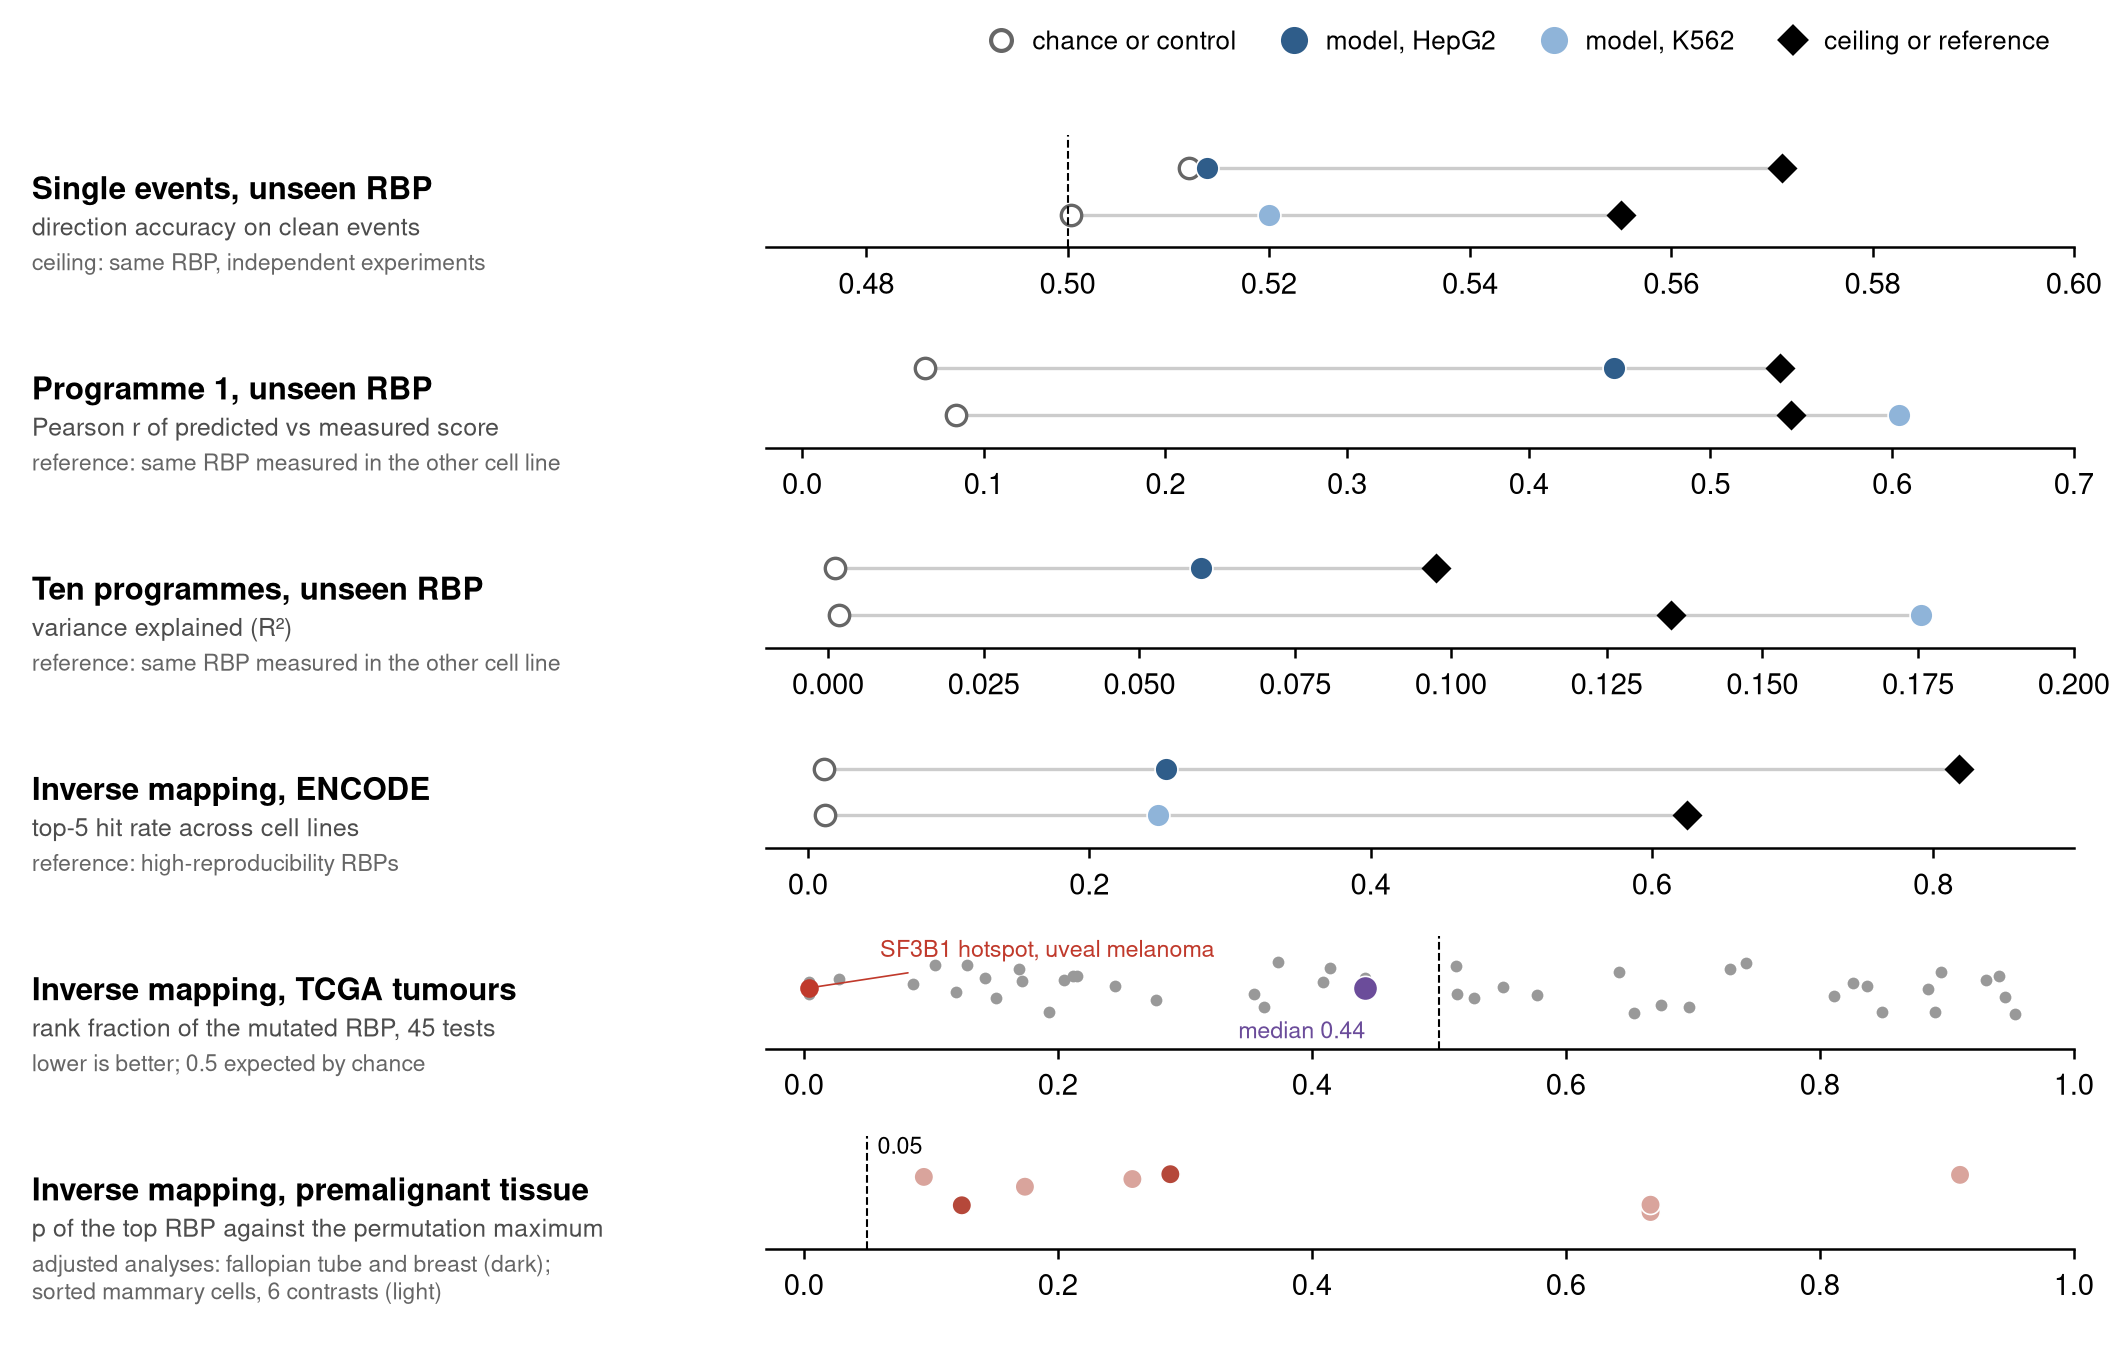

Here is the Python script that generated this plot:
"""Ladder figure: for each task the chance level or control, the model, and the ceiling or reference, on the task's own scale.
Sources: event level 13_model/benchmark/master_table.tsv (v3 deep, v3 shuffled RBP) and 13_model/clean_ceiling_cross_run.tsv (same-RBP independent
experiments, mean sign_agree); programme level 13_model/programme/results_summary_final.tsv (set seq_net, ridge; permuted 95th percentile; oracle =
same RBP measured in the other cell line); ENCODE retrieval 14_inverse/h3_encode_summary.tsv (setting cross); TCGA 14_inverse/h3_tcga_tests.tsv
(tests with the mutated gene in the dictionary); premalignant cohorts 14_inverse/h4_summary.tsv and h4new_summary.tsv (adjusted analyses)."""
import numpy as np, pandas as pd
from _style import *
from matplotlib.lines import Line2D
M = pd.read_csv(f"{PB}/13_model/benchmark/master_table.tsv", sep="\t").set_index(["model", "cell_line"]).sign_acc; C = pd.read_csv(f"{PB}/13_model/clean_ceiling_cross_run.tsv", sep="\t").groupby("cell_line").sign_agree.mean()
S = pd.read_csv(f"{PB}/13_model/programme/results_summary_final.tsv", sep="\t").set_index(["cell", "set", "method"]); E = pd.read_csv(f"{PB}/14_inverse/h3_encode_summary.tsv", sep="\t"); E = E[E.setting == "cross"].set_index(["query_cell", "repro_class"])
T = pd.read_csv(f"{PB}/14_inverse/h3_tcga_tests.tsv", sep="\t"); T = T[T.gene_rank.notna()].copy(); T["frac"] = T.gene_rank / T.n_rbps
H = pd.read_csv(f"{PB}/14_inverse/h4_summary.tsv", sep="\t"); H = H[H.adjustment == "adjusted"]; N = pd.read_csv(f"{PB}/14_inverse/h4new_summary.tsv", sep="\t"); N = N[N.contrast.str.startswith("GSE182338") & N.contrast.str.endswith("_adjusted")]
rows = [("Single events, unseen RBP", "direction accuracy on clean events", (0.47, 0.60), {c: (M[("v3 shuffled RBP", c)], M[("v3 deep", c)], C[c]) for c in CELLS}, 0.5),
        ("Programme 1, unseen RBP", "Pearson r of predicted vs measured score", (-0.02, 0.70), {c: (S.loc[(c, "seq_net", "ridge"), "r1_perm_p95"], S.loc[(c, "seq_net", "ridge"), "r1"], S.loc[(c, "oracle_other_cell", "-"), "r1"]) for c in CELLS}, None),
        ("Ten programmes, unseen RBP", "variance explained (R²)", (-0.01, 0.20), {c: (S.loc[(c, "seq_net", "ridge"), "r2_sub_perm_p95"], S.loc[(c, "seq_net", "ridge"), "r2_sub"], S.loc[(c, "oracle_other_cell", "-"), "r2_sub"]) for c in CELLS}, None),
        ("Inverse mapping, ENCODE", "top-5 hit rate across cell lines", (-0.03, 0.90), {c: (E.loc[(c, "all"), "expected_top5"], E.loc[(c, "all"), "top5"], E.loc[(c, "high"), "top5"]) for c in CELLS}, None)]
fig = plt.figure(figsize=(7.09, 4.5)); n = len(rows) + 2; L, R, top, bot = 0.36, 0.975, 0.92, 0.03; hgt = (top - bot) / n
for i, (name, sub, xl, vals, chance) in enumerate(rows):
    ax = fig.add_axes([L, top - (i + 1) * hgt + 0.045, R - L, hgt - 0.065]); ax.set_ylim(-0.6, 0.6); ax.set_yticks([]); ax.spines["left"].set_visible(False); ax.set_xlim(*xl)
    for j, c in enumerate(CELLS):
        y = 0.25 - 0.5 * j; ctl, mod, ceil = vals[c]; ax.plot([min(ctl, mod, ceil), max(ctl, mod, ceil)], [y, y], color="0.8", lw=0.8, zorder=1)
        ax.scatter([ctl], [y], s=24, facecolor="white", edgecolor="0.4", lw=0.8, zorder=2); ax.scatter([ceil], [y], s=26, marker="D", color="k", zorder=2, lw=0); ax.scatter([mod], [y], s=30, color=COL[c], zorder=3, edgecolor="white", lw=0.4)
    if chance is not None: ax.axvline(chance, color="k", lw=0.5, ls="--")
    fig.text(0.015, top - (i + 0.5) * hgt + 0.012, name, fontsize=7.5, fontweight="bold", va="center"); fig.text(0.015, top - (i + 0.5) * hgt - 0.016, sub, fontsize=6, color="0.3", va="center")
fig.text(0.015 + 0.0, top - 3.5 * hgt - 0.042, "reference: high-reproducibility RBPs", fontsize=5.5, color="0.4", va="center")
fig.text(0.015, top - 1.5 * hgt - 0.042, "reference: same RBP measured in the other cell line", fontsize=5.5, color="0.4", va="center"); fig.text(0.015, top - 2.5 * hgt - 0.042, "reference: same RBP measured in the other cell line", fontsize=5.5, color="0.4", va="center"); fig.text(0.015, top - 0.5 * hgt - 0.042, "ceiling: same RBP, independent experiments", fontsize=5.5, color="0.4", va="center")
# TCGA
i = len(rows); ax = fig.add_axes([L, top - (i + 1) * hgt + 0.045, R - L, hgt - 0.065]); rng = np.random.default_rng(0); ax.scatter(T.frac, rng.uniform(-0.3, 0.3, len(T)), s=8, color="0.6", lw=0, zorder=2); ax.axvline(0.5, color="k", lw=0.5, ls="--")
ax.scatter([T.frac.median()], [0], s=34, color="#6b4c9a", zorder=4, edgecolor="white", lw=0.4); u = T[T.test == "TCGA-UVM_SF3B1_hotspot"].iloc[0]; ax.scatter([u.frac], [0.0], s=20, color="#c0392b", zorder=5, lw=0); ax.annotate("SF3B1 hotspot, uveal melanoma", (u.frac, 0.0), (0.06, 0.42), fontsize=5.6, color="#c0392b", va="center", arrowprops=dict(arrowstyle="-", lw=0.4, color="#c0392b"))
ax.text(T.frac.median(), -0.52, f"median {T.frac.median():.2f}", fontsize=5.6, color="#6b4c9a", ha="right", va="center"); ax.set_xlim(-0.03, 1.0); ax.set_ylim(-0.7, 0.6); ax.set_yticks([]); ax.spines["left"].set_visible(False)
fig.text(0.015, top - (i + 0.5) * hgt + 0.012, "Inverse mapping, TCGA tumours", fontsize=7.5, fontweight="bold", va="center"); fig.text(0.015, top - (i + 0.5) * hgt - 0.016, f"rank fraction of the mutated RBP, {len(T)} tests", fontsize=6, color="0.3", va="center"); fig.text(0.015, top - (i + 0.5) * hgt - 0.042, "lower is better; 0.5 expected by chance", fontsize=5.5, color="0.4", va="center")
# premalignant
i += 1; ax = fig.add_axes([L, top - (i + 1) * hgt + 0.045, R - L, hgt - 0.065]); pv = [(r.p_top_vs_maxnull, "#b5483a") for r in H.itertuples()] + [(r.p_top_vs_maxnull, "#d9a49c") for r in N.itertuples()]
ax.scatter([p for p, _ in pv], rng.uniform(-0.25, 0.25, len(pv)), s=22, color=[c for _, c in pv], zorder=3, edgecolor="white", lw=0.4); ax.axvline(0.05, color="k", lw=0.5, ls="--"); ax.text(0.058, 0.47, "0.05", fontsize=5.6, va="center"); ax.set_xlim(-0.03, 1.0); ax.set_ylim(-0.6, 0.6); ax.set_yticks([]); ax.spines["left"].set_visible(False)
fig.text(0.015, top - (i + 0.5) * hgt + 0.012, "Inverse mapping, premalignant tissue", fontsize=7.5, fontweight="bold", va="center"); fig.text(0.015, top - (i + 0.5) * hgt - 0.016, "p of the top RBP against the permutation maximum", fontsize=6, color="0.3", va="center")
fig.text(0.015, top - (i + 0.5) * hgt - 0.052, f"adjusted analyses: fallopian tube and breast (dark);\nsorted mammary cells, {len(N)} contrasts (light)", fontsize=5.5, color="0.4", va="center", linespacing=1.2)
hd = [Line2D([], [], marker="o", ls="", mfc="white", mec="0.4", ms=5, label="chance or control"), Line2D([], [], marker="o", ls="", color=COL["HepG2"], ms=5.5, label="model, HepG2"), Line2D([], [], marker="o", ls="", color=COL["K562"], ms=5.5, label="model, K562"), Line2D([], [], marker="D", ls="", color="k", ms=4.5, label="ceiling or reference")]
fig.legend(handles=hd, loc="upper right", bbox_to_anchor=(R, 0.995), ncol=4, fontsize=6.3, handletextpad=0.2, columnspacing=1.2)
save(fig, "fig_ladder")
